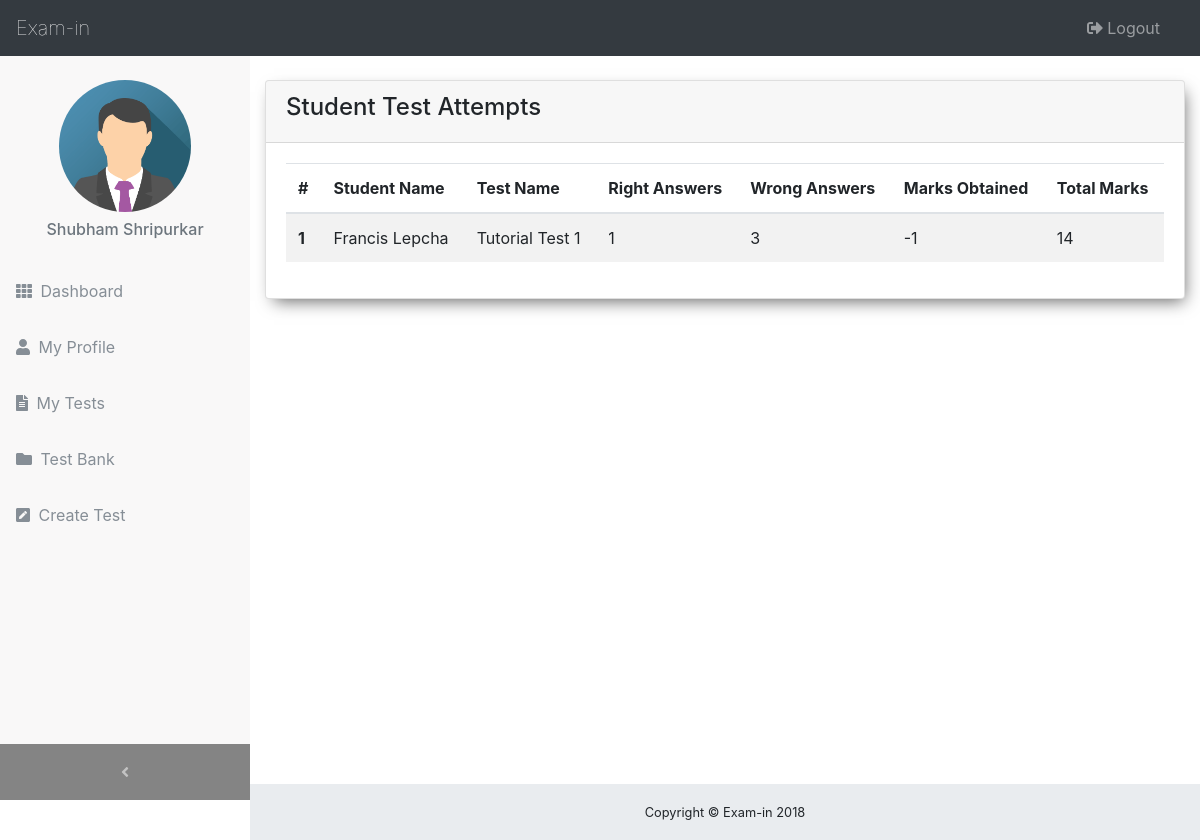
The app's page /staff/staff_index.php (signed in) with its own data.
### tables this page shows
CREATE TABLE `test_result` (
  `result_id` smallint(6) NOT NULL,
  `stud_id` smallint(50) NOT NULL,
  `test_id` smallint(50) NOT NULL,
  `attempted` tinyint(50) NOT NULL,
  `not_attempted` tinyint(50) NOT NULL,
  `right_answers` tinyint(50) NOT NULL,
  `wrong_answers` tinyint(50) NOT NULL,
  `marks_obtained` tinyint(100) NOT NULL,
  `total_marks` tinyint(100) NOT NULL
);

CREATE TABLE `users` (
  `user_id` smallint(100) NOT NULL,
  `first_name` varchar(50) NOT NULL,
  `last_name` varchar(50) NOT NULL,
  `username` varchar(100) NOT NULL,
  `email` varchar(100) NOT NULL,
  `password` varchar(100) NOT NULL,
  `hash` varchar(100) NOT NULL,
  `user_type` tinyint(5) NOT NULL,
  `active` tinyint(1) DEFAULT '0'
);

CREATE TABLE `test_bank` (
  `test_id` smallint(100) NOT NULL,
  `staff_id` smallint(100) NOT NULL,
  `test_name` varchar(50) NOT NULL,
  `test_stream` varchar(50) NOT NULL,
  `test_subject` varchar(50) NOT NULL,
  `number_of_questions` int(30) NOT NULL,
  `neg_marks` tinyint(5) DEFAULT NULL,
  `test_time` tinyint(100) DEFAULT NULL,
  `test_visibility` tinyint(1) NOT NULL DEFAULT '0'
);

### staff/staff_index.php (the view, shortened to what this page needs)
<?php
	include '../db/database.php';
	$sql_test = "SELECT test_result.result_id AS result_id, test_result.stud_id AS stud_id, test_result.test_id AS test_id, test_bank.staff_id AS staff_id, test_bank.test_name AS test_name, test_result.attempted AS attempted, test_result.not_attempted AS not_attempted, test_result.wrong_answers AS wrong_answers, test_result.right_answers AS right_answers, test_result.marks_obtained AS marks_obtained, test_result.total_marks AS total_marks
	FROM test_result
	INNER JOIN test_bank ON test_result.test_id = test_bank.test_id
	WHERE test_bank.staff_id = {$_SESSION['staff_id']}";
	$result_test = mysqli_query($conn,$sql_test);
?>
<!DOCTYPE html>
<html>
<head>
	<?php include '../include/css_include.php' ?>
	<link rel="stylesheet" href="../css/master.css">
</head>
<body>
	<?php include '../include/staff_navbar_include.php' ?>
	<div class="content-wrapper my-5">
		<div class="container my-3">
			<div class="card">
				<div class="card-header">
					<h4>Student Test Attempts</h4>
				</div>
				<div class="card-body">
				<?php
					if (mysqli_num_rows($result_test) > 0) {
						echo "	<table class='table table-striped'>
									<thead>
										<tr>
											<th scope='col'>#</th>
											<th scope='col'>Student Name</th>
											<th scope='col'>Test Name</th>
											<th scope='col'>Right Answers</th>
											<th scope='col'>Wrong Answers</th>
											<th scope='col'>Marks Obtained</th>
											<th scope='col'>Total Marks</th>
										</tr>
									</thead>
								<tbody>";
						$i = 0;
						while ($row_test = mysqli_fetch_assoc($result_test)) {
							$sql_stud = "SELECT users.user_id AS user_id, student.stud_id AS stud_id, users.first_name AS first_name, users.last_name AS last_name, users.username AS username
							FROM users
							INNER JOIN student ON student.user_id = users.user_id
							WHERE student.stud_id = {$row_test['stud_id']}";
							$result_stud = mysqli_query($conn,$sql_stud);
							$row_stud = mysqli_fetch_assoc($result_stud);
							echo "<tr>
									<th scope='row'>".($i+1)."</th>
									<td>".$row_stud['first_name']." ".$row_stud['last_name']."</td>
									<td>".$row_test['test_name']."</td>
									<td>".$row_test['right_answers']."</td>
									<td>".$row_test['wrong_answers']."</td>
									<td>".$row_test['marks_obtained']."</td>
									<td>".$row_test['total_marks']."</td>
								 </tr>";
							$i++;
						}
						echo"	</tbody>
						</table>";
					}else{
						echo "<div class='alert alert-info' role='alert'>No Student have attempted you test yet.!</div>";
					}
				?>
				</div>
			</div>
		</div>
	</div>
    <footer class="sticky-footer">
        <div class="container">
            <div class="text-center">
                <small>Copyright © Exam-in 2018</small>
            </div>
        </div>
    </footer>
</body>
</html>

### css/master.css (style rules this page uses)
.card { -webkit-box-shadow: 4px 7px 16px -5px rgba(0,0,0,0.61); -moz-box-shadow: 4px 7px 16px -5px rgba(0,0,0,0.61); box-shadow: 4px 7px 16px -5px rgba(0,0,0,0.61); }

### include/staff_navbar_css.php (style rules this page uses)
html { position: relative; min-height: 100%; }
body { overflow-x: hidden; }
.content-wrapper { min-height: calc(100vh - 56px); padding-top: 1rem; }
.content-wrapper { overflow-x: hidden; background: white; }
@media (min-width: 992px) { .content-wrapper { margin-left: 250px; } }
footer.sticky-footer { position: absolute; right: 0; bottom: 0; width: 100%; height: 56px; background-color: #e9ecef; line-height: 55px; }
@media (min-width: 992px) { footer.sticky-footer { width: calc(100% - 250px); } }

### records on screen
test_result: users.first_name "Francis", users.last_name "Lepcha", test.test_name "Tutorial Test 1", right_answers "1", wrong_answers "3", marks_obtained "-1", total_marks "14"

### other values on screen
$_SESSION['first_name'] "Shubham"
$_SESSION['last_name'] "Shripurkar"
